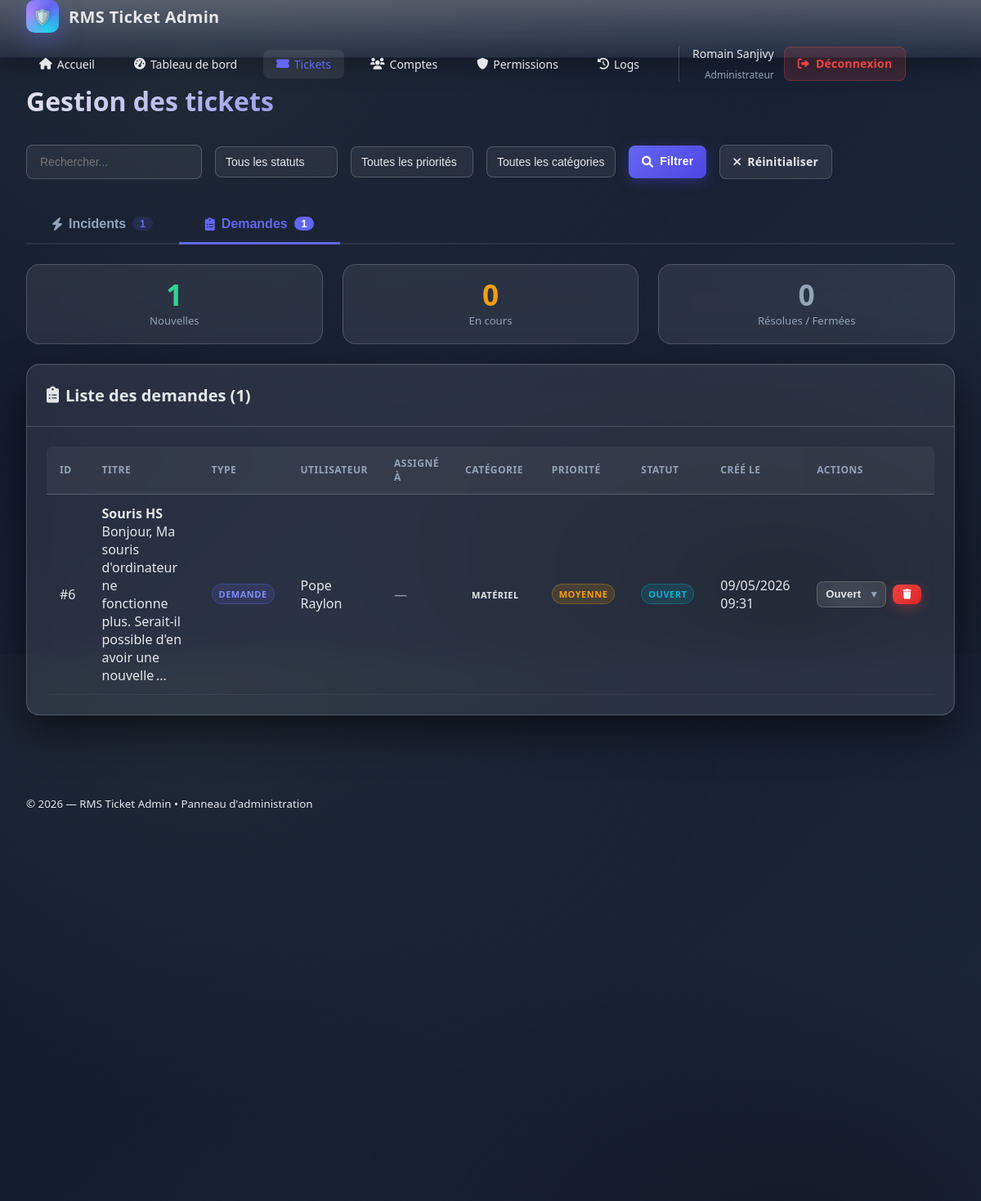
Page /AdminPanel/adminpanel.php?action=tickets&tab=demandes (signed in) on the committed database.
### tables this page shows
CREATE TABLE `users` (
  `id` int(10) UNSIGNED NOT NULL,
  `username` varchar(50) NOT NULL,
  `nom` varchar(100) NOT NULL,
  `prenom` varchar(100) NOT NULL,
  `email` varchar(255) NOT NULL,
  `password_hash` varchar(255) NOT NULL,
  `numero_telephone` varchar(20) DEFAULT NULL,
  `droit` tinyint(1) NOT NULL DEFAULT 0,
  `created_at` timestamp NOT NULL DEFAULT current_timestamp()
);

CREATE TABLE `tickets` (
  `id` int(10) UNSIGNED NOT NULL,
  `user_id` int(10) UNSIGNED NOT NULL,
  `assigned_to` int(10) UNSIGNED DEFAULT NULL,
  `title` varchar(255) NOT NULL,
  `description` text NOT NULL,
  `category` enum('materiel','logiciel','reseau','autre') NOT NULL,
  `type` enum('incident','demande') NOT NULL,
  `priority` enum('low','medium','high','urgent') DEFAULT 'medium',
  `status` enum('open','in_progress','resolved','closed') DEFAULT 'open',
  `created_at` timestamp NOT NULL DEFAULT current_timestamp(),
  `updated_at` timestamp NOT NULL DEFAULT current_timestamp() ON UPDATE current_timestamp(),
  `closed_at` timestamp NULL DEFAULT NULL,
  `resolution_notes` text DEFAULT NULL
);

### AdminPanel/adminpanel.php (the view, shortened to what this page needs)
<?php
function getConnection() {
    static $mysqli = null;
    if ($mysqli === null) {
        try {
            $mysqli = new mysqli(DB_HOST, DB_USER, DB_PASS, DB_NAME);
            $mysqli->set_charset(DB_CHARSET);
        } catch (Exception $e) {
            http_response_code(500);
            die('Erreur de connexion à la base de données.');
        }
    }
    return $mysqli;
}
function e(string $s): string {
    return htmlspecialchars($s, ENT_QUOTES | ENT_SUBSTITUTE, 'UTF-8');
}
function translate_field(string $field_type, string $value): string {
    $translations = [
        'status' => [
            'open' => 'Ouvert',
            'in_progress' => 'En cours',
            'resolved' => 'Résolu',
            'closed' => 'Fermé'
        ],
        'priority' => [
            'low' => 'Faible',
            'medium' => 'Moyenne',
            'high' => 'Élevée',
            'urgent' => 'Urgente'
        ],
        'category' => [
            'materiel' => 'Matériel',
            'logiciel' => 'Logiciel',
            'reseau' => 'Réseau',
            'autre' => 'Autre'
        ],
        'type' => [
            'incident' => 'Incident',
            'demande' => 'Demande'
        ]
    ];
    return $translations[$field_type][$value] ?? ucfirst(str_replace('_', ' ', $value));
}
function current_user(): ?array {
    $conn = getConnection();
    $stmt = $conn->prepare('SELECT * FROM users WHERE id = ?');
    $stmt->bind_param('i', $_SESSION['user_id']);
    $stmt->execute();
    $result = $stmt->get_result();
    return $result->fetch_assoc() ?: null;
}
$action = $_GET['action'] ?? 'dashboard';
switch ($action) {
    case 'tickets':
        $filters = [
            'status'   => $_GET['status'] ?? '',
            'priority' => $_GET['priority'] ?? '',
            'category' => $_GET['category'] ?? '',
            'search'   => trim($_GET['search'] ?? ''),
            'tab'      => $_GET['tab'] ?? 'incidents'
        ];
        $tickets = tickets_list($filters);
        page_layout('Gestion des tickets', tickets_view($tickets, $filters));
        break;
}
function tickets_list($filters): array {
    $conn = getConnection();
    $where = ['1=1'];
    $sql = "
        SELECT t.*, u.nom, u.prenom, u.email,
               a.nom AS assigned_nom, a.prenom AS assigned_prenom,
               CASE
                   WHEN t.priority = 'urgent' THEN 4
                   WHEN t.priority = 'high' THEN 3
                   WHEN t.priority = 'medium' THEN 2
                   ELSE 1
               END as priority_order
        FROM tickets t
        JOIN users u ON t.user_id = u.id
        LEFT JOIN users a ON t.assigned_to = a.id
        WHERE " . implode(' AND ', $where) . "
        ORDER BY priority_order DESC, t.created_at DESC
    ";
    $stmt = $conn->prepare($sql);
    $stmt->execute();
    return $stmt->get_result()->fetch_all(MYSQLI_ASSOC);
}
function page_layout(string $title, string $content, array $opts = []): void {
    $current_user = current_user();
    $current_action = $_GET['action'] ?? 'dashboard';
?>
<!doctype html>
<html lang="fr">
<head>
    <link rel="stylesheet" href="adminpanel.css">
    <link href="https://cdnjs.cloudflare.com/ajax/libs/font-awesome/6.0.0/css/all.min.css" rel="stylesheet">
</head>
<body>
    <div class="noise"></div>
    <?php if (!($opts['hide_nav'] ?? false)): ?>
    <nav class="navbar">
        <div class="nav-container">
            <a href="../HomePage/index.php" class="nav-brand" style="text-decoration: none; color: inherit;">
                <div class="brand-logo">
                    <span>🛡️</span>
                </div>
                <div class="brand-text"><?= e(APP_NAME) ?></div>
            </a>
            <div class="nav-menu">
                <a href="../HomePage/index.php" class="nav-link">
                    <i class="fas fa-home"></i> Accueil
                </a>
                <a href="?action=dashboard" class="nav-link <?= $current_action === 'dashboard' ? 'active' : '' ?>">
                    <i class="fas fa-tachometer-alt"></i> Tableau de bord
                </a>
                <a href="?action=tickets" class="nav-link <?= $current_action === 'tickets' ? 'active' : '' ?>">
                    <i class="fas fa-ticket-alt"></i> Tickets
                </a>
                <?php if ($current_user['droit'] >= 2): ?>
                <a href="?action=users" class="nav-link <?= $current_action === 'users' ? 'active' : '' ?>">
                    <i class="fas fa-users"></i> Comptes
                </a>
                <?php endif; ?>
                <?php if ($current_user['droit'] >= 2): ?>
                <a href="?action=permissions" class="nav-link <?= $current_action === 'permissions' ? 'active' : '' ?>">
                    <i class="fas fa-shield-alt"></i> Permissions
                </a>
                <?php endif; ?>
                <?php if ($current_user['droit'] >= 2): ?>
                <a href="?action=logs" class="nav-link <?= $current_action === 'logs' ? 'active' : '' ?>">
                    <i class="fas fa-history"></i> Logs
                </a>
                <?php endif; ?>
                <div class="nav-user">
                    <div class="user-info">
                        <span class="user-name"><?= e($current_user['prenom'] . ' ' . $current_user['nom']) ?></span>
                        <span class="user-role">
                            <?php
                            switch($current_user['droit']) {
                                case 2: echo 'Administrateur'; break;
                            }
                            ?>
                        </span>
                    </div>
                    <a href="?action=logout" class="btn btn-logout">
                        <i class="fas fa-sign-out-alt"></i> Déconnexion
                    </a>
                </div>
            </div>
        </div>
  </nav>
<?php endif; ?>
    <main class="main-content">
<div class="container">
            <div class="page-header">
                <h1><?= e($title) ?></h1>
            </div>
  <?= $content ?>
</div>
    </main>
    <footer class="footer">
        <div class="container">
            <small>© <?= date('Y') ?> — <?= e(APP_NAME) ?> • Panneau d'administration</small>
        </div>
</footer>
</body>
</html>
<?php }
?>
<?php
function tickets_table_body(array $rows, string $tab): string {
    foreach ($rows as $ticket): ?>
    <tr class="ticket-row" onclick="window.location.href='?action=ticket_detail&id=<?= $ticket['id'] ?>'" style="cursor: pointer;">
        <td>#<?= $ticket['id'] ?></td>
        <td>
            <div class="ticket-title-cell">
                <strong><?= e($ticket['title']) ?></strong>
                <div class="ticket-description"><?= e(substr($ticket['description'], 0, 100)) ?>...</div>
            </div>
        </td>
        <td><span class="badge type-<?= $ticket['type'] ?>"><?= translate_field('type', $ticket['type']) ?></span></td>
        <td><?= e($ticket['prenom'] . ' ' . $ticket['nom']) ?></td>
        <td>
            <?php if (!empty($ticket['assigned_prenom'])): ?>
                <span class="assigned-badge"><i class="fas fa-user-cog"></i> <?= e($ticket['assigned_prenom'] . ' ' . $ticket['assigned_nom']) ?></span>
            <?php else: ?>
                <span class="text-muted">—</span>
            <?php endif; ?>
        </td>
        <td><span class="badge category-<?= $ticket['category'] ?>"><?= translate_field('category', $ticket['category']) ?></span></td>
        <td><span class="badge priority-<?= $ticket['priority'] ?>"><?= translate_field('priority', $ticket['priority']) ?></span></td>
        <td><span class="badge status-<?= $ticket['status'] ?>"><?= translate_field('status', $ticket['status']) ?></span></td>
        <td><?= date('d/m/Y H:i', strtotime($ticket['created_at'])) ?></td>
        <td onclick="event.stopPropagation()">
            <div class="action-buttons">
                <form method="POST" style="display: inline;">
                    <div class="select-wrapper">
                    </div>
                </form>
                <?php if (current_user()['droit'] >= 2): ?>
                <form method="POST" style="display: inline;" onsubmit="return confirm('Supprimer ce ticket ?')">
                    <button type="submit" class="btn btn-sm btn-danger"><i class="fas fa-trash"></i></button>
                </form>
                <?php endif; ?>
            </div>
        </td>
    </tr>
    <?php endforeach;
    return ob_get_clean();
}
function tickets_view($tickets, $filters): string {
    $incidents = array_values(array_filter($tickets, fn($t) => $t['type'] === 'incident'));
    $demandes  = array_values(array_filter($tickets, fn($t) => $t['type'] === 'demande'));
    $dem_new       = count(array_filter($demandes, fn($t) => $t['status'] === 'open'));
    $dem_progress  = count(array_filter($demandes, fn($t) => $t['status'] === 'in_progress'));
    $dem_resolved  = count(array_filter($demandes, fn($t) => in_array($t['status'], ['resolved','closed'])));
    $active_tab = $filters['tab'] ?? 'incidents';
?>
    <div class="page-actions">
        <div class="filters">
            <form method="GET" class="filter-form">
                <div class="filter-group">
                    <input type="text" name="search" placeholder="Rechercher..." value="<?= e($filters['search']) ?>" class="input">
                </div>
                <div class="filter-group">
                    <select name="status" class="input">
                        <option value="">Tous les statuts</option>
                    </select>
                </div>
                <div class="filter-group">
                    <select name="priority" class="input">
                        <option value="">Toutes les priorités</option>
                    </select>
                </div>
                <div class="filter-group">
                    <select name="category" class="input">
                        <option value="">Toutes les catégories</option>
                    </select>
                </div>
                <button type="submit" class="btn btn-primary"><i class="fas fa-search"></i> Filtrer</button>
                <a href="?action=tickets&tab=<?= e($active_tab) ?>" class="btn btn-secondary"><i class="fas fa-times"></i> Réinitialiser</a>
            </form>
        </div>
    </div>
    <div class="tickets-tabs">
        <button class="tickets-tab-btn <?= $active_tab === 'incidents' ? 'active' : '' ?>" data-tab="incidents" onclick="switchTab('incidents')">
            <i class="fas fa-bolt"></i> Incidents
            <span class="tab-count"><?= count($incidents) ?></span>
        </button>
        <button class="tickets-tab-btn <?= $active_tab === 'demandes' ? 'active' : '' ?>" data-tab="demandes" onclick="switchTab('demandes')">
            <i class="fas fa-clipboard-list"></i> Demandes
            <span class="tab-count"><?= count($demandes) ?></span>
        </button>
    </div>
                <?php if (empty($incidents)): ?>
                    <p class="empty-state">Aucun incident trouvé</p>
                <?php else: ?>
                            <tbody><?= tickets_table_body($incidents, 'incidents') ?></tbody>
                <?php endif; ?>
    <div id="tab-demandes" class="tab-panel <?= $active_tab === 'demandes' ? 'active' : '' ?>">
        <div class="type-stats-bar">
            <div class="type-stat new">
                <span class="type-stat-number"><?= $dem_new ?></span>
                <span class="type-stat-label">Nouvelles</span>
            </div>
            <div class="type-stat progress">
                <span class="type-stat-number"><?= $dem_progress ?></span>
                <span class="type-stat-label">En cours</span>
            </div>
            <div class="type-stat resolved">
                <span class="type-stat-number"><?= $dem_resolved ?></span>
                <span class="type-stat-label">Résolues / Fermées</span>
            </div>
        </div>
        <div class="card">
            <div class="card-header">
                <h3><i class="fas fa-clipboard-list"></i> Liste des demandes (<?= count($demandes) ?>)</h3>
            </div>
            <div class="card-content">
                <?php if (empty($demandes)): ?>
                    <p class="empty-state">Aucune demande trouvée</p>
                <?php else: ?>
                    <div class="table-responsive no-scrollbar">
                        <table class="table">
                            <thead><tr>
                                <th>ID</th><th>Titre</th><th>Type</th><th>Utilisateur</th><th>Assigné à</th><th>Catégorie</th><th>Priorité</th><th>Statut</th><th>Créé le</th><th>Actions</th>
                            </tr></thead>
                            <tbody><?= tickets_table_body($demandes, 'demandes') ?></tbody>
                        </table>
                    </div>
                <?php endif; ?>
            </div>
        </div>
    </div>
<?php
    return ob_get_clean();
}
?>

### rows in the picture
users: prenom+nom "Romain Sanjivy"
tickets: id "6", title "Souris HS", description "Bonjour, Ma souris d'ordinateur ne fonctionne plus. Serait-il possible d'en avoir une nouvelle", user.nom "Pope Raylon", created_at "09/05/2026 09:31"

### other values in the picture
APP_NAME "RMS Ticket Admin"
$title "Gestion des tickets"
count($incidents) "1"
count($demandes) "1"
$dem_new "1"
$dem_progress "0"
$dem_resolved "0"
